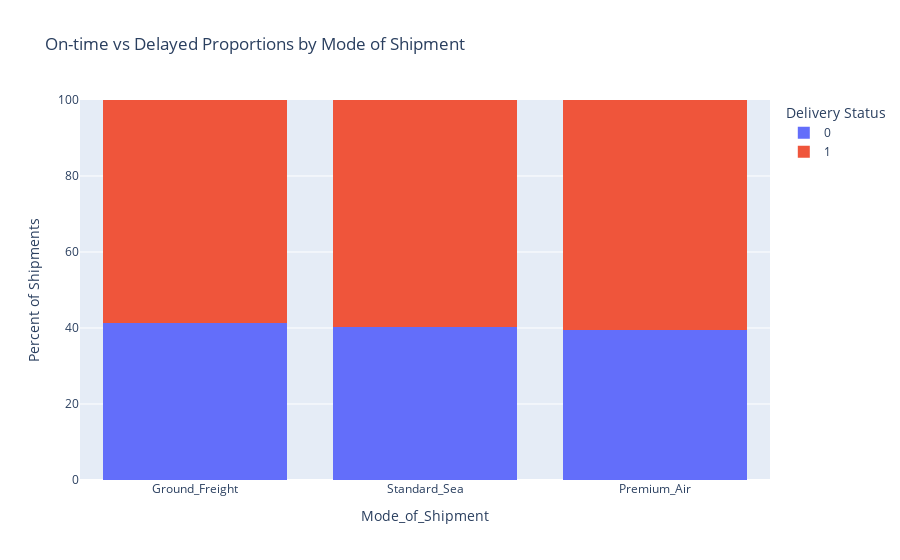

Write notebook code for a chart like this one.
### Markdown cell above
### Is this a logistics problem?

### Code cell
import plotly.express as px

fig = px.histogram(
    df,
    x="Mode_of_Shipment",
    color="is_delayed",
    barnorm="fraction",   # or "fraction"
    barmode="stack",
    title="On-time vs Delayed Proportions by Mode of Shipment",
    labels={"is_delayed": "Delivery Status"}
)

fig.update_yaxes(title="Percent of Shipments")
fig.show()

### Figure 1 — Plotly figure (JSON) as saved in the notebook; plotly's stock layout.template omitted (floating-point values rounded to 4 significant figures; data arrays with more than 128 entries replaced by an {"elided": "..."} marker saying what was removed)
{"data": [{"alignmentgroup": "True", "bingroup": "x", "hovertemplate": "Delivery Status=0<br>Mode_of_Shipment=%{x}<br>count (normalized as percent)=%{y}<extra></extra>", "legendgroup": "0", "marker": {"color": "#636efa", "pattern": {"shape": ""}}, "name": "0", "offsetgroup": "0", "orientation": "v", "showlegend": true, "type": "histogram", "x": {"elided": "3549 str values"}, "xaxis": "x", "yaxis": "y"}, {"alignmentgroup": "True", "bingroup": "x", "hovertemplate": "Delivery Status=1<br>Mode_of_Shipment=%{x}<br>count (normalized as percent)=%{y}<extra></extra>", "legendgroup": "1", "marker": {"color": "#EF553B", "pattern": {"shape": ""}}, "name": "1", "offsetgroup": "1", "orientation": "v", "showlegend": true, "type": "histogram", "x": {"elided": "5250 str values"}, "xaxis": "x", "yaxis": "y"}], "layout": {"barmode": "stack", "barnorm": "percent", "legend": {"title": {"text": "Delivery Status"}, "tracegroupgap": 0}, "title": {"text": "On-time vs Delayed Proportions by Mode of Shipment"}, "xaxis": {"anchor": "y", "domain": [0, 1], "title": {"text": "Mode_of_Shipment"}}, "yaxis": {"anchor": "x", "domain": [0, 1], "title": {"text": "Percent of Shipments"}}}}
